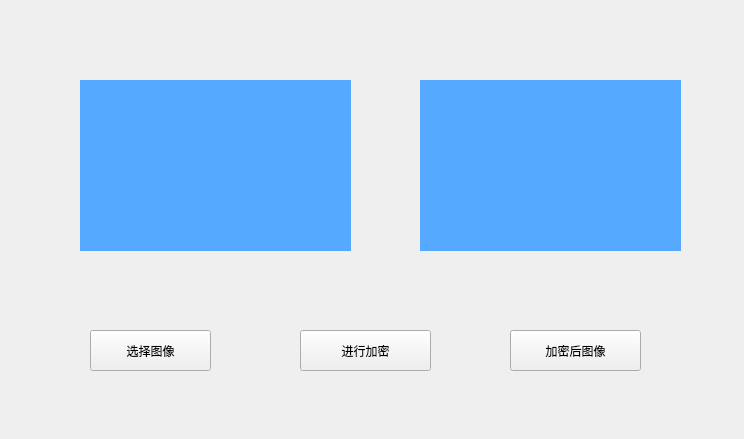
<?xml version="1.0" encoding="UTF-8"?>
<ui version="4.0">
 <class>encryption</class>
 <widget class="QWidget" name="encryption">
  <property name="geometry">
   <rect>
    <x>0</x>
    <y>0</y>
    <width>744</width>
    <height>439</height>
   </rect>
  </property>
  <property name="windowTitle">
   <string>Form</string>
  </property>
  <widget class="QPushButton" name="pushButton">
   <property name="geometry">
    <rect>
     <x>300</x>
     <y>330</y>
     <width>131</width>
     <height>41</height>
    </rect>
   </property>
   <property name="text">
    <string>进行加密</string>
   </property>
  </widget>
  <widget class="QLabel" name="label_enc">
   <property name="geometry">
    <rect>
     <x>420</x>
     <y>80</y>
     <width>261</width>
     <height>171</height>
    </rect>
   </property>
   <property name="styleSheet">
    <string notr="true">background-color: rgb(85, 170, 255);
</string>
   </property>
   <property name="text">
    <string/>
   </property>
  </widget>
  <widget class="QLabel" name="label_enc2">
   <property name="geometry">
    <rect>
     <x>80</x>
     <y>80</y>
     <width>271</width>
     <height>171</height>
    </rect>
   </property>
   <property name="styleSheet">
    <string notr="true">background-color: rgb(85, 170, 255);
</string>
   </property>
   <property name="text">
    <string/>
   </property>
  </widget>
  <widget class="QPushButton" name="pushButton_2">
   <property name="geometry">
    <rect>
     <x>90</x>
     <y>330</y>
     <width>121</width>
     <height>41</height>
    </rect>
   </property>
   <property name="text">
    <string>选择图像</string>
   </property>
  </widget>
  <widget class="QPushButton" name="pushButton_3">
   <property name="geometry">
    <rect>
     <x>510</x>
     <y>330</y>
     <width>131</width>
     <height>41</height>
    </rect>
   </property>
   <property name="text">
    <string>加密后图像</string>
   </property>
  </widget>
 </widget>
 <resources/>
 <connections/>
</ui>
